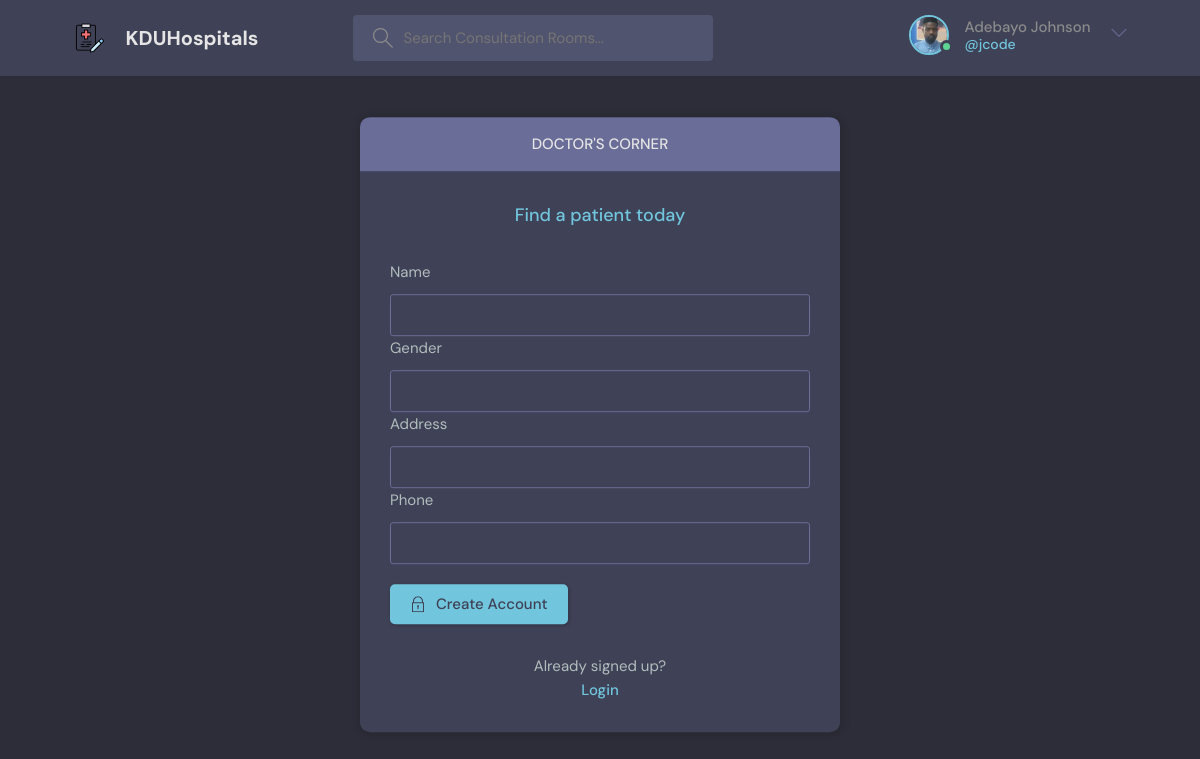
/create-doctor/ (signed in), run on the app's committed database.
### base/models.py (models this page shows)
class User(AbstractUser):
    name = models.CharField(max_length=200, null=True)
    email = models.EmailField(unique=True, null=True)
    bio = models.TextField(null=True)
    status = models.CharField(null=True,max_length = 20)
    hospital = models.ForeignKey(Hospital, on_delete=models.SET_NULL, null=True)
    specialisation = models.ForeignKey(Specialisation, on_delete=models.SET_NULL, null=True)
    avatar = models.ImageField(null=True, default="avatar.svg")
    certificate = models.ImageField(null=True, default="avatar.svg")
    gender = models.CharField(null=True,max_length = 20)
    card_number = models.CharField(null=True,max_length = 30)
    active = models.CharField(null=True,max_length = 3)
    created = models.DateTimeField(auto_now_add = True, null=True)
    USERNAME_FIELD = 'email'
    REQUIRED_FIELDS = []

### base/views.py (the view, shortened to what this page needs)
# urls.py: path('create-doctor/', views.createUserDoctor, name="create-doctor"),
@login_required(login_url='login')
def createUserDoctor(request):
    form = DoctorForm()
    context = {'form': form}
    return render(request,'base/userDoc_create.html', context)

### base/form.py
class DoctorForm(ModelForm):
    class Meta:
        model = RegisterUser
        fields = '__all__'
        exclude = ['user','status']

### base/templates/base/userDoc_create.html (shortened to what this page needs)
{% extends 'main.html' %}
{% block content %}
<main class="auth layout">
    <div class="container">
      <div class="layout__box">
        <div class="layout__boxHeader">
          <div class="layout__boxTitle">
            <h3>Doctor's Corner</h3>
          </div>
        </div>
        <div class="layout__body">
          <h2 class="auth__tagline">Find a patient today</h2>
          <form class="form" action="" method="post">
            <div class="form__group form__group">
              {% for field in form %}
              <label for="room_name">{{field.label}}</label>
                {{field}}
                {% endfor %}
            </div>
            <button class="btn btn--main" type="submit">
              Create Account
            </button>
          </form>
          <div class="auth__action">
            <p>Already signed up?</p>
            <a href="{% url 'login' %}" class="btn btn--link">Login</a>
          </div>
        </div>
      </div>
    </div>
  </main>
{% endblock content %}

### templates/navbar.html (shortened to what this page needs)
{% load static %}
<header class="header header--loggedIn">
    <div class="container">
      <a href="{% url 'home' %}" class="header__logo">
        <img src="{% static 'img/medicals.png' %}" />
        <h1>KDUHospitals</h1>
      </a>
      <form class="header__search" method="GET" action="{% url 'home' %}">
        <label>
          <input type="text" name="q" placeholder="Search Consultation Rooms..." />
        </label>
      </form>
      <nav class="header__menu">
        {% if request.user.is_authenticated %}
        <div class="header__user">
          <a href="{% url 'user-profile' request.user.id %}">
            <div class="avatar avatar--medium active">
              <img src="{{request.user.avatar.url}}" />
            </div>
            <p>{{request.user.name}} <span>@{{request.user.username}}</span></p>
          </a>
          <button class="dropdown-button">
            <svg version="1.1" xmlns="http://www.w3.org/2000/svg" width="32" height="32" viewBox="0 0 32 32">
              <title>chevron-down</title>
              <path d="M16 21l-13-13h-3l16 16 16-16h-3l-13 13z"></path>
            </svg>
          </button>
        </div>
        {% else %}
        <a href="{% url 'login' %}">
          <img src="{% static 'img/avatar.svg' %}" />
          <p>Login</p>
        </a>
        {% endif %}
      </nav>
    </div>
  </header>

### templates/main.html (style rules this page uses)
.form__group { position: relative; }

### data on the page
User: user.avatar (picture), user.name "Adebayo Johnson", user.username "jcode"

### other printed values
{{ field.label }} "Name" "Gender" "Address" "Phone"
